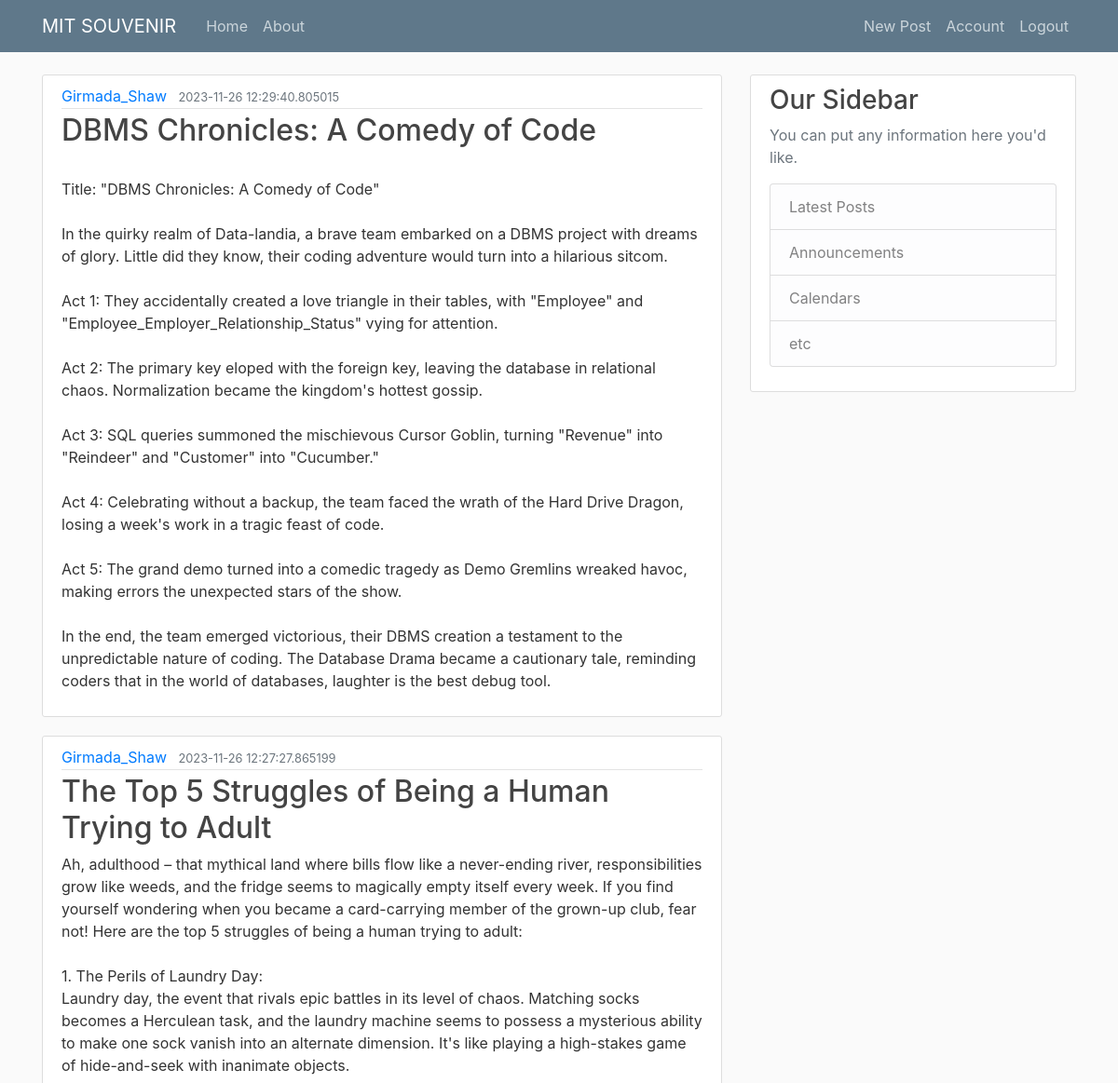
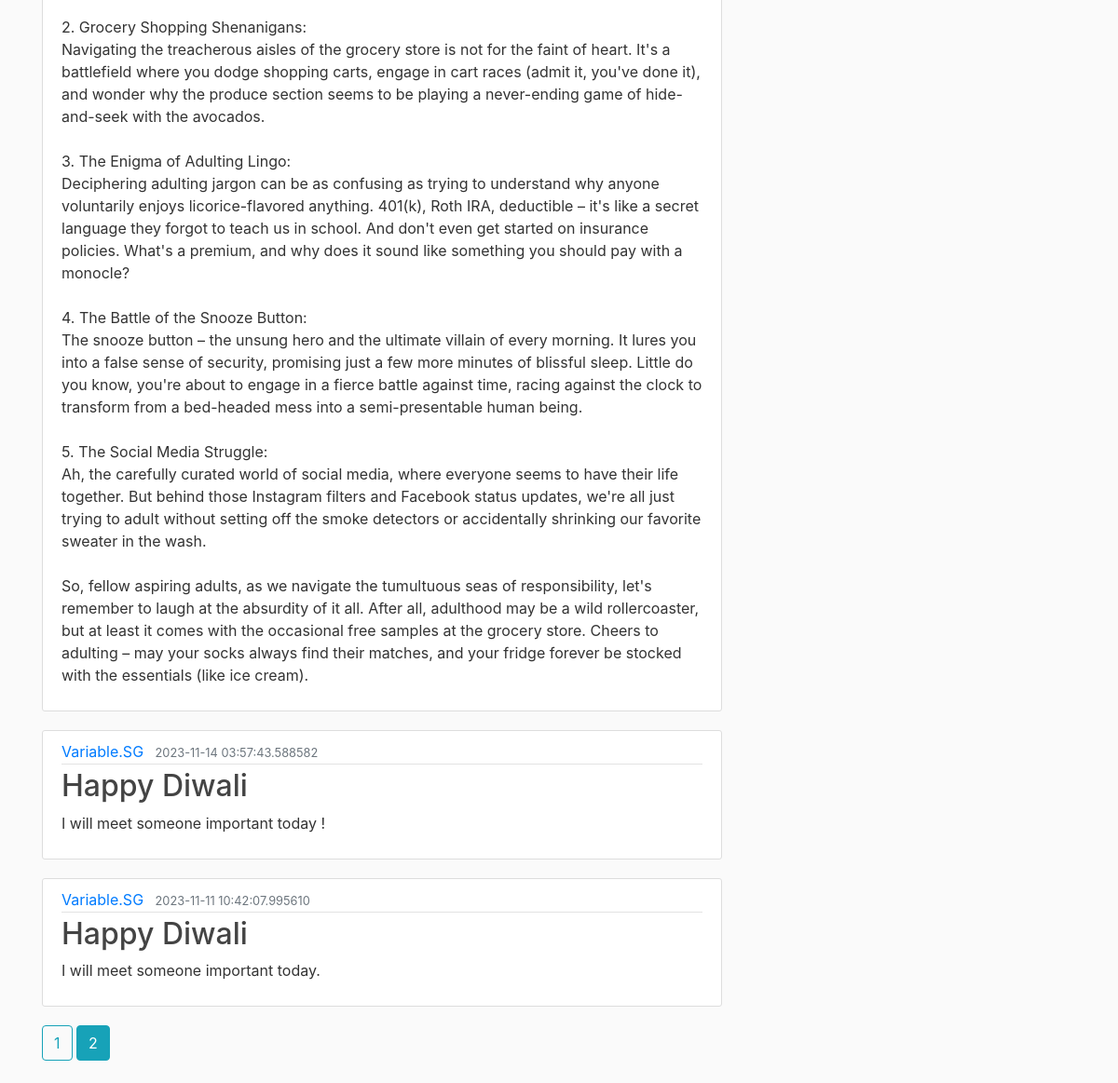
Page /home?page=2 (signed in) on the committed database (2 pictures, top to bottom).
### app/models.py (models this page shows, shortened)
class Post(db.Model):
    id = db.Column(db.Integer, primary_key=True)
    title = db.Column(db.String(100), nullable=False)
    date_posted = db.Column(db.DateTime , nullable=False, default=datetime.utcnow)
    content = db.Column(db.Text, nullable=False)
    user_id = db.Column(db.Integer, db.ForeignKey('user.id'), nullable=False)

class User(db.Model, UserMixin):
    id = db.Column(db.Integer, primary_key=True)
    username = db.Column(db.String(20), unique=True, nullable=False)
    email = db.Column(db.String(120), unique=True, nullable=False)
    image_file = db.Column(db.String(20), nullable=False, default='default.jpg')
    password = db.Column(db.String(60), nullable=False)
    posts = db.relationship('Post', backref='author', lazy=True)
    def __repr__(self):
        return f"User('{self.username}', '{self.email}', '{self.image_file}')"

### app/routes.py (the view)
@app.route("/")
@app.route("/home")
def home():
    page = request.args.get('page', 1, type=int)
    posts = Post.query.order_by(Post.date_posted.desc()).paginate(page=page, per_page=5 )
    return render_template('home.html', posts=posts)

### app/models.py (called while the page is built)
@login_manager.user_loader
def load_user(user_id):
    return User.query.get(int(user_id))

### app/templates/home.html
{% extends "layout.html" %}
{% block content %}
    {% for post in posts.items %}
    <article class="media content-section">
        <div class="media-body">
          <div class="article-metadata">
            <a class="mr-2" href="{{ url_for('user_posts' , username=post.author.username) }} ">{{ post.author.username  }}</a>
            <small class="text-muted">{{ post.date_posted }}</small>
          </div>
          <h2><a class="article-title" href="#">{{ post.title }}</a></h2>
          <p class="article-content">{{ post.content }}</p>
        </div>
    </article>
    {% endfor %}
    {% for page_num in posts.iter_pages( left_edge=1 , right_edge=1 , left_current=1 , right_current=2) %}
      {% if page_num %}
        {% if posts.page == page_num %}
          <a class="btn btn-info mb-4" href="{{ url_for('home' , page=page_num) }}" > {{ page_num }}</a>
          {% else %}
            <a class="btn btn-outline-info mb-4" href="{{ url_for('home' , page=page_num) }}" > {{ page_num }}</a>
        {% endif %}
          {% else %}
            ...
      {% endif %}
    {% endfor %}
{% endblock content %}

### app/static/main.css (style rules this page uses)
body { background: #fafafa; color: #333333; margin-top: 5rem; }
h1, h2, h3, h4, h5, h6 { color: #444444; }
.content-section { background: #ffffff; padding: 10px 20px; border: 1px solid #dddddd; border-radius: 3px; margin-bottom: 20px; }
.article-title { color: #444444; }
.article-content { white-space: pre-line; }
.article-metadata { padding-bottom: 1px; margin-bottom: 4px; border-bottom: 1px solid #e3e3e3 }

### rows in the picture
Post: author.username "Girmada_Shaw", date_posted "2023-11-26 12:29:40.805015", title "DBMS Chronicles: A Comedy of Code", content "Title: \"DBMS Chronicles: A Comedy of Code\" In the quirky realm of Data-landia, a brave team embarked on a DBMS project with dreams of glory. Little did they know, their coding adventure would turn into a hilarious sitcom. Act 1: They accidentally created a love triangle in their tables, with \"Employee\" and \"Employee_Employer_Relationship_Status\" vying for attention. Act 2: The primary key eloped with the foreign key, leaving the database in relational chaos. Normalization became the kingdom's hottest gossip. Act 3: SQL queries summoned the mischievous Cursor Goblin, turning \"Revenue\" into \"Reindeer\" and \"Customer\" into \"Cucumber.\" Act 4: Celebrating without a backup, the team faced the…"
Post: author.username "Girmada_Shaw", date_posted "2023-11-26 12:27:27.865199", title "The Top 5 Struggles of Being a Human Trying to Adult", content "Ah, adulthood – that mythical land where bills flow like a never-ending river, responsibilities grow like weeds, and the fridge seems to magically empty itself every week. If you find yourself wondering when you became a card-carrying member of the grown-up club, fear not! Here are the top 5 struggles of being a human trying to adult: 1. The Perils of Laundry Day: Laundry day, the event that rivals epic battles in its level of chaos. Matching socks becomes a Herculean task, and the laundry machine seems to possess a mysterious ability to make one sock vanish into an alternate dimension. It's like playing a high-stakes game of hide-and-seek with inanimate objects. 2. Grocery Shopping…"
Post: author.username "Variable.SG", date_posted "2023-11-14 03:57:43.588582", title "Happy Diwali", content "I will meet someone important today !"
Post: author.username "Variable.SG", date_posted "2023-11-11 10:42:07.995610", title "Happy Diwali", content "I will meet someone important today."

### other values in the picture
{{ page_num }} "1"
{{ page_num }} "2"
